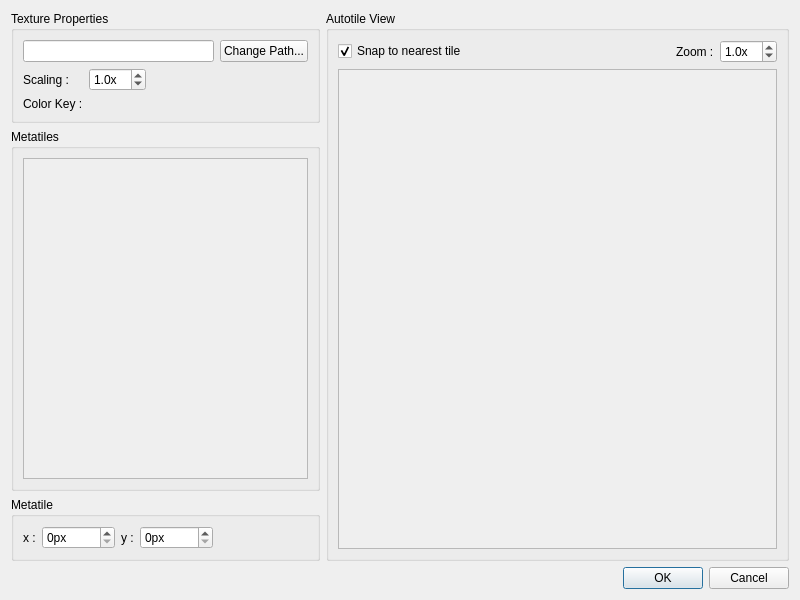
<?xml version="1.0" encoding="UTF-8"?>
<ui version="4.0">
 <class>ImportAutoTileDialog</class>
 <widget class="QDialog" name="ImportAutoTileDialog">
  <property name="geometry">
   <rect>
    <x>0</x>
    <y>0</y>
    <width>800</width>
    <height>600</height>
   </rect>
  </property>
  <property name="windowTitle">
   <string>Import Autotile</string>
  </property>
  <layout class="QVBoxLayout" name="verticalLayout_2">
   <item>
    <layout class="QHBoxLayout" name="horizontalLayout" stretch="2,3">
     <item>
      <layout class="QVBoxLayout" name="verticalLayout" stretch="0,1,0">
       <item>
        <widget class="QGroupBox" name="texturePropertiesGroupBox">
         <property name="title">
          <string>Texture Properties</string>
         </property>
         <layout class="QVBoxLayout" name="verticalLayout_3">
          <item>
           <layout class="QHBoxLayout" name="horizontalLayout_2">
            <item>
             <widget class="QLineEdit" name="pathLineEdit">
              <property name="readOnly">
               <bool>true</bool>
              </property>
             </widget>
            </item>
            <item>
             <widget class="QPushButton" name="changePathPushButton">
              <property name="text">
               <string>Change Path...</string>
              </property>
             </widget>
            </item>
           </layout>
          </item>
          <item>
           <layout class="QHBoxLayout" name="horizontalLayout_3">
            <item>
             <layout class="QFormLayout" name="formLayout">
              <item row="0" column="0">
               <widget class="QLabel" name="scalingLabel">
                <property name="text">
                 <string>Scaling :</string>
                </property>
               </widget>
              </item>
              <item row="0" column="1">
               <widget class="QDoubleSpinBox" name="scalingDoubleSpinBox">
                <property name="suffix">
                 <string>x</string>
                </property>
                <property name="decimals">
                 <number>1</number>
                </property>
                <property name="minimum">
                 <double>0.100000000000000</double>
                </property>
                <property name="maximum">
                 <double>16.000000000000000</double>
                </property>
                <property name="singleStep">
                 <double>0.500000000000000</double>
                </property>
                <property name="value">
                 <double>1.000000000000000</double>
                </property>
               </widget>
              </item>
              <item row="1" column="0">
               <widget class="QLabel" name="colorKeyLabel">
                <property name="text">
                 <string>Color Key :</string>
                </property>
               </widget>
              </item>
              <item row="1" column="1">
               <widget class="ColorSelectionWidget" name="colorKeyWidget" native="true"/>
              </item>
             </layout>
            </item>
            <item>
             <spacer name="horizontalSpacer">
              <property name="orientation">
               <enum>Qt::Orientation::Horizontal</enum>
              </property>
              <property name="sizeHint" stdset="0">
               <size>
                <width>40</width>
                <height>20</height>
               </size>
              </property>
             </spacer>
            </item>
           </layout>
          </item>
         </layout>
        </widget>
       </item>
       <item>
        <widget class="QGroupBox" name="metatilesGroupBox">
         <property name="title">
          <string>Metatiles</string>
         </property>
         <layout class="QHBoxLayout" name="horizontalLayout_7">
          <item>
           <widget class="QScrollArea" name="metatilesScrollArea">
            <property name="widgetResizable">
             <bool>true</bool>
            </property>
            <property name="alignment">
             <set>Qt::AlignmentFlag::AlignLeading|Qt::AlignmentFlag::AlignLeft|Qt::AlignmentFlag::AlignTop</set>
            </property>
            <widget class="QWidget" name="scrollAreaWidgetContents_2">
             <property name="geometry">
              <rect>
               <x>0</x>
               <y>0</y>
               <width>282</width>
               <height>281</height>
              </rect>
             </property>
             <layout class="QVBoxLayout" name="verticalLayout_5">
              <item>
               <widget class="AutoTileViewWidget" name="metatilesView" native="true">
                <property name="mouseTracking">
                 <bool>true</bool>
                </property>
               </widget>
              </item>
             </layout>
            </widget>
           </widget>
          </item>
         </layout>
        </widget>
       </item>
       <item>
        <widget class="QGroupBox" name="metatileGroupBox">
         <property name="title">
          <string>Metatile</string>
         </property>
         <layout class="QHBoxLayout" name="horizontalLayout_4">
          <item>
           <widget class="QLabel" name="xLabel">
            <property name="text">
             <string>x :</string>
            </property>
           </widget>
          </item>
          <item>
           <widget class="QSpinBox" name="xSpinBox">
            <property name="suffix">
             <string>px</string>
            </property>
            <property name="maximum">
             <number>65535</number>
            </property>
           </widget>
          </item>
          <item>
           <widget class="QLabel" name="yLabel">
            <property name="text">
             <string>y :</string>
            </property>
           </widget>
          </item>
          <item>
           <widget class="QSpinBox" name="ySpinBox">
            <property name="suffix">
             <string>px</string>
            </property>
            <property name="maximum">
             <number>65535</number>
            </property>
           </widget>
          </item>
          <item>
           <spacer name="horizontalSpacer_2">
            <property name="orientation">
             <enum>Qt::Orientation::Horizontal</enum>
            </property>
            <property name="sizeHint" stdset="0">
             <size>
              <width>65</width>
              <height>20</height>
             </size>
            </property>
           </spacer>
          </item>
         </layout>
        </widget>
       </item>
      </layout>
     </item>
     <item>
      <widget class="QGroupBox" name="autotileViewGroupBox">
       <property name="title">
        <string>Autotile View</string>
       </property>
       <layout class="QVBoxLayout" name="verticalLayout_4">
        <item>
         <layout class="QHBoxLayout" name="horizontalLayout_5">
          <item>
           <widget class="QCheckBox" name="magneticCheckBox">
            <property name="text">
             <string>Snap to nearest tile</string>
            </property>
            <property name="checked">
             <bool>true</bool>
            </property>
           </widget>
          </item>
          <item>
           <spacer name="horizontalSpacer_3">
            <property name="orientation">
             <enum>Qt::Orientation::Horizontal</enum>
            </property>
            <property name="sizeHint" stdset="0">
             <size>
              <width>40</width>
              <height>20</height>
             </size>
            </property>
           </spacer>
          </item>
          <item>
           <widget class="QLabel" name="zoomLabel">
            <property name="text">
             <string>Zoom :</string>
            </property>
           </widget>
          </item>
          <item>
           <widget class="QDoubleSpinBox" name="zoomDoubleSpinBox">
            <property name="suffix">
             <string>x</string>
            </property>
            <property name="decimals">
             <number>1</number>
            </property>
            <property name="minimum">
             <double>0.100000000000000</double>
            </property>
            <property name="maximum">
             <double>16.000000000000000</double>
            </property>
            <property name="singleStep">
             <double>0.500000000000000</double>
            </property>
            <property name="value">
             <double>1.000000000000000</double>
            </property>
           </widget>
          </item>
         </layout>
        </item>
        <item>
         <widget class="QScrollArea" name="autotileViewScrollArea">
          <property name="widgetResizable">
           <bool>true</bool>
          </property>
          <property name="alignment">
           <set>Qt::AlignmentFlag::AlignLeading|Qt::AlignmentFlag::AlignLeft|Qt::AlignmentFlag::AlignTop</set>
          </property>
          <widget class="QWidget" name="scrollAreaWidgetContents">
           <property name="geometry">
            <rect>
             <x>0</x>
             <y>0</y>
             <width>438</width>
             <height>466</height>
            </rect>
           </property>
           <layout class="QHBoxLayout" name="horizontalLayout_6">
            <item>
             <widget class="ImportAutoTileWidget" name="autotileView" native="true">
              <property name="mouseTracking">
               <bool>true</bool>
              </property>
             </widget>
            </item>
           </layout>
          </widget>
         </widget>
        </item>
       </layout>
      </widget>
     </item>
    </layout>
   </item>
   <item>
    <widget class="QDialogButtonBox" name="buttonBox">
     <property name="orientation">
      <enum>Qt::Orientation::Horizontal</enum>
     </property>
     <property name="standardButtons">
      <set>QDialogButtonBox::StandardButton::Cancel|QDialogButtonBox::StandardButton::Ok</set>
     </property>
    </widget>
   </item>
  </layout>
 </widget>
 <customwidgets>
  <customwidget>
   <class>ColorSelectionWidget</class>
   <extends>QWidget</extends>
   <header>ColorSelectionWidget.hpp</header>
   <container>1</container>
   <slots>
    <signal>clicked(QColor)</signal>
    <signal>colorChanged(QColor)</signal>
    <slot>setHue(int)</slot>
    <slot>setSaturation(int)</slot>
    <slot>setValue(int)</slot>
    <slot>setAlpha(int)</slot>
    <slot>setColor(QColor)</slot>
    <slot>setHue(double)</slot>
    <slot>setSaturation(double)</slot>
    <slot>setValue(double)</slot>
   </slots>
  </customwidget>
  <customwidget>
   <class>AutoTileViewWidget</class>
   <extends>QWidget</extends>
   <header>ImportAutoTileDialog.hpp</header>
   <container>1</container>
   <slots>
    <signal>metatileClicked(int)</signal>
    <signal>selectionChanged()</signal>
    <slot>setMetatileState(int,bool)</slot>
    <slot>clearSelections()</slot>
   </slots>
  </customwidget>
  <customwidget>
   <class>ImportAutoTileWidget</class>
   <extends>QWidget</extends>
   <header>ImportAutoTileDialog.hpp</header>
   <container>1</container>
   <slots>
    <signal>metatileClicked(int)</signal>
    <signal>displayedTextureChanged()</signal>
    <signal>clearSelection()</signal>
    <signal>metatilePositionChanged(int,QPoint)</signal>
    <slot>setZoom(double)</slot>
    <slot>setScaling(double)</slot>
    <slot>setColorKey(QColor)</slot>
    <slot>setMagnetic(bool)</slot>
    <slot>setMetatilePosition(int,QPoint)</slot>
   </slots>
  </customwidget>
 </customwidgets>
 <resources/>
 <connections>
  <connection>
   <sender>changePathPushButton</sender>
   <signal>clicked()</signal>
   <receiver>ImportAutoTileDialog</receiver>
   <slot>onChangeTexturePath()</slot>
   <hints>
    <hint type="sourcelabel">
     <x>258</x>
     <y>55</y>
    </hint>
    <hint type="destinationlabel">
     <x>259</x>
     <y>10</y>
    </hint>
   </hints>
  </connection>
  <connection>
   <sender>colorKeyWidget</sender>
   <signal>clicked(QColor)</signal>
   <receiver>ImportAutoTileDialog</receiver>
   <slot>onChangeColorKey()</slot>
   <hints>
    <hint type="sourcelabel">
     <x>112</x>
     <y>119</y>
    </hint>
    <hint type="destinationlabel">
     <x>2</x>
     <y>121</y>
    </hint>
   </hints>
  </connection>
  <connection>
   <sender>scalingDoubleSpinBox</sender>
   <signal>valueChanged(double)</signal>
   <receiver>autotileView</receiver>
   <slot>setScaling(double)</slot>
   <hints>
    <hint type="sourcelabel">
     <x>152</x>
     <y>90</y>
    </hint>
    <hint type="destinationlabel">
     <x>521</x>
     <y>88</y>
    </hint>
   </hints>
  </connection>
  <connection>
   <sender>zoomDoubleSpinBox</sender>
   <signal>valueChanged(double)</signal>
   <receiver>autotileView</receiver>
   <slot>setZoom(double)</slot>
   <hints>
    <hint type="sourcelabel">
     <x>719</x>
     <y>64</y>
    </hint>
    <hint type="destinationlabel">
     <x>717</x>
     <y>154</y>
    </hint>
   </hints>
  </connection>
  <connection>
   <sender>colorKeyWidget</sender>
   <signal>colorChanged(QColor)</signal>
   <receiver>autotileView</receiver>
   <slot>setColorKey(QColor)</slot>
   <hints>
    <hint type="sourcelabel">
     <x>109</x>
     <y>121</y>
    </hint>
    <hint type="destinationlabel">
     <x>420</x>
     <y>122</y>
    </hint>
   </hints>
  </connection>
  <connection>
   <sender>magneticCheckBox</sender>
   <signal>toggled(bool)</signal>
   <receiver>autotileView</receiver>
   <slot>setMagnetic(bool)</slot>
   <hints>
    <hint type="sourcelabel">
     <x>417</x>
     <y>63</y>
    </hint>
    <hint type="destinationlabel">
     <x>480</x>
     <y>118</y>
    </hint>
   </hints>
  </connection>
  <connection>
   <sender>xSpinBox</sender>
   <signal>valueChanged(int)</signal>
   <receiver>ImportAutoTileDialog</receiver>
   <slot>onChangeMetatile()</slot>
   <hints>
    <hint type="sourcelabel">
     <x>77</x>
     <y>534</y>
    </hint>
    <hint type="destinationlabel">
     <x>74</x>
     <y>598</y>
    </hint>
   </hints>
  </connection>
  <connection>
   <sender>ySpinBox</sender>
   <signal>valueChanged(int)</signal>
   <receiver>ImportAutoTileDialog</receiver>
   <slot>onChangeMetatile()</slot>
   <hints>
    <hint type="sourcelabel">
     <x>192</x>
     <y>534</y>
    </hint>
    <hint type="destinationlabel">
     <x>190</x>
     <y>598</y>
    </hint>
   </hints>
  </connection>
  <connection>
   <sender>buttonBox</sender>
   <signal>accepted()</signal>
   <receiver>ImportAutoTileDialog</receiver>
   <slot>onAccept()</slot>
   <hints>
    <hint type="sourcelabel">
     <x>667</x>
     <y>582</y>
    </hint>
    <hint type="destinationlabel">
     <x>668</x>
     <y>595</y>
    </hint>
   </hints>
  </connection>
  <connection>
   <sender>buttonBox</sender>
   <signal>rejected()</signal>
   <receiver>ImportAutoTileDialog</receiver>
   <slot>reject()</slot>
   <hints>
    <hint type="sourcelabel">
     <x>754</x>
     <y>577</y>
    </hint>
    <hint type="destinationlabel">
     <x>757</x>
     <y>594</y>
    </hint>
   </hints>
  </connection>
  <connection>
   <sender>metatilesView</sender>
   <signal>selectionChanged()</signal>
   <receiver>ImportAutoTileDialog</receiver>
   <slot>onSelectedMetatilesChanged()</slot>
   <hints>
    <hint type="sourcelabel">
     <x>64</x>
     <y>331</y>
    </hint>
    <hint type="destinationlabel">
     <x>0</x>
     <y>330</y>
    </hint>
   </hints>
  </connection>
  <connection>
   <sender>autotileView</sender>
   <signal>displayedTextureChanged()</signal>
   <receiver>ImportAutoTileDialog</receiver>
   <slot>redrawMetatiles()</slot>
   <hints>
    <hint type="sourcelabel">
     <x>736</x>
     <y>238</y>
    </hint>
    <hint type="destinationlabel">
     <x>799</x>
     <y>248</y>
    </hint>
   </hints>
  </connection>
  <connection>
   <sender>autotileView</sender>
   <signal>clearSelection()</signal>
   <receiver>metatilesView</receiver>
   <slot>clearSelections()</slot>
   <hints>
    <hint type="sourcelabel">
     <x>407</x>
     <y>249</y>
    </hint>
    <hint type="destinationlabel">
     <x>250</x>
     <y>269</y>
    </hint>
   </hints>
  </connection>
  <connection>
   <sender>autotileView</sender>
   <signal>metatilePositionChanged(int,QPoint)</signal>
   <receiver>autotileView</receiver>
   <slot>setMetatilePosition(int,QPoint)</slot>
   <hints>
    <hint type="sourcelabel">
     <x>370</x>
     <y>183</y>
    </hint>
    <hint type="destinationlabel">
     <x>417</x>
     <y>433</y>
    </hint>
   </hints>
  </connection>
  <connection>
   <sender>autotileView</sender>
   <signal>metatilePositionChanged(int,QPoint)</signal>
   <receiver>ImportAutoTileDialog</receiver>
   <slot>onMetatilePositionChanged(int,QPoint)</slot>
   <hints>
    <hint type="sourcelabel">
     <x>753</x>
     <y>387</y>
    </hint>
    <hint type="destinationlabel">
     <x>797</x>
     <y>388</y>
    </hint>
   </hints>
  </connection>
 </connections>
 <slots>
  <slot>onChangeTexturePath()</slot>
  <slot>onChangeColorKey()</slot>
  <slot>onAccept()</slot>
  <slot>onSelectedMetatilesChanged()</slot>
  <slot>onChangeMetatile()</slot>
  <slot>redrawMetatiles()</slot>
  <slot>onMetatilePositionChanged(int,QPoint)</slot>
 </slots>
</ui>
